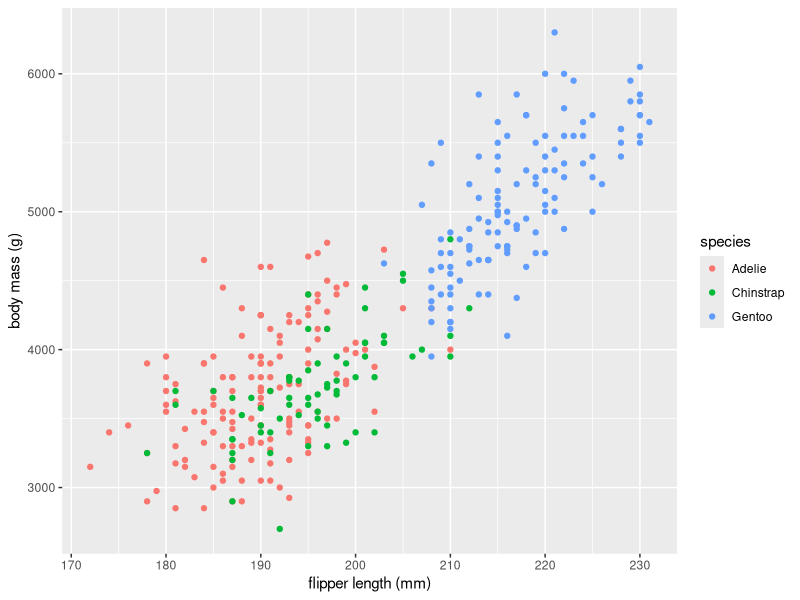
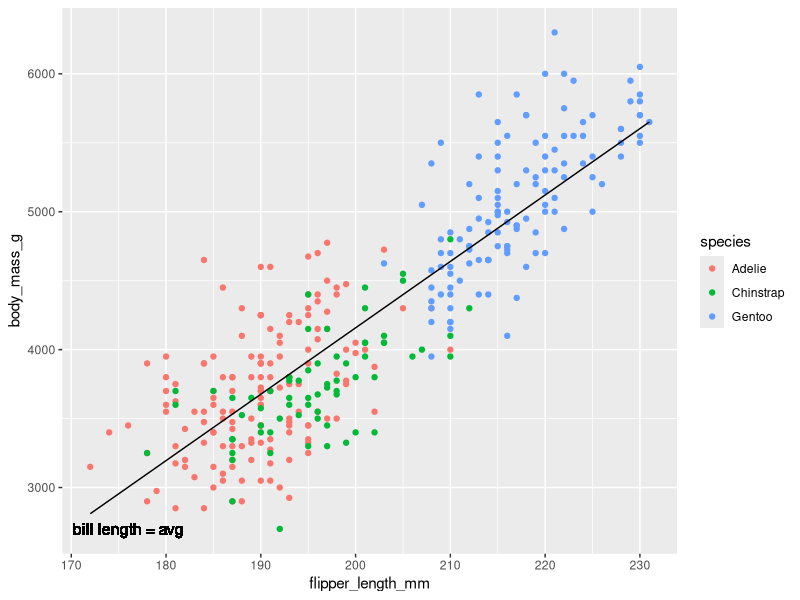

Here is the R script that generated these plots, in order:
## ---- chunk 1
install.packages("tidyverse")
install.packages("dplyr")
install.packages("palmerpenguins")
library(palmerpenguins)
library(tidyverse)
library(dplyr)
data(package = 'palmerpenguins')
head(penguins, n=100)
print(penguins)
## ---- chunk 2
penguins %>%
summarize(mean=mean(body_mass_g, na.rm=TRUE),
          std_dev=sd(body_mass_g, na.rm=TRUE))
## ---- chunk 3
penguins %>%
   group_by(species) %>% 
summarize(mean=mean(body_mass_g, na.rm=TRUE),
          std_dev=sd(body_mass_g, na.rm=TRUE))
## ---- chunk 4
require(dplyr)
alpha <- 0.05

penguins %>% 
    group_by(species) %>% 
    summarize(lower = mean(body_mass_g, na.rm=TRUE) - qt(1- alpha/2, (n() - 1))*sd(body_mass_g, na.rm=TRUE)/sqrt(n()),
              upper = mean(body_mass_g, na.rm=TRUE) + qt(1- alpha/2, (n() - 1))*sd(body_mass_g, na.rm=TRUE)/sqrt(n()))
## ---- chunk 5
penguins %>% 
   ggplot(aes(x = flipper_length_mm, color=species)) +
   geom_point(aes(y = body_mass_g)) +
   labs(y= "body mass (g)", x= "flipper length (mm)")
   theme_bw()
## ---- chunk 6
model1 <- glm(body_mass_g ~ flipper_length_mm + bill_length_mm, 
          data = penguins,
          family = "gaussian")
 summary(model1)
## ---- chunk 7
summary(model1, level=0.95)
## ---- chunk 8
full <- glm(body_mass_g ~ flipper_length_mm + bill_length_mm, data = penguins, family = "gaussian")
reduced <- glm(body_mass_g ~ 1, data = penguins, family = "gaussian")
anova(reduced, full, test = "F")
## ---- chunk 9
summary(model1)
## ---- chunk 10
coef <- coefficients(model1)
penguins %>%
summarize(mean=mean(bill_length_mm, na.rm=TRUE))
          
penguins <- penguins %>%
  mutate(y_hat_flipper = coef["(Intercept)"] + coef["flipper_length_mm"]*flipper_length_mm + coef["bill_length_mm"]*44)

penguins %>% 
   ggplot(aes(x = flipper_length_mm, color=species)) +
   geom_point(aes(y = body_mass_g)) +
   geom_line(aes(y = y_hat_flipper), color = "black") +
   geom_text(aes(x = 176, y = 2700, label = "bill length = avg"), color = "black", size = 4)
   labs(y= "body mass (g)", x= "flipper length (mm)") +
   theme_bw()
## ---- chunk 11

## ---- chunk 12

## ---- chunk 13

## ---- chunk 14

## ---- chunk 15

